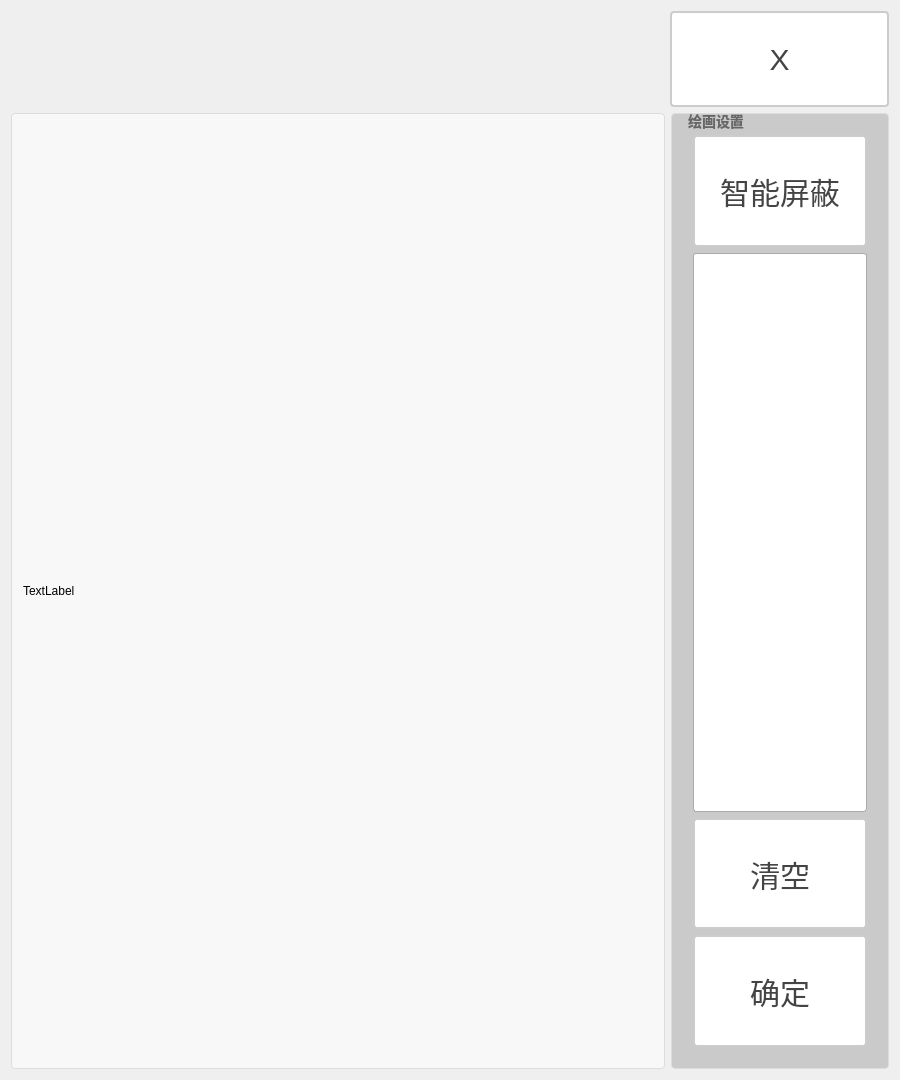
<?xml version="1.0" encoding="UTF-8"?>
<ui version="4.0">
 <class>PicturesPainterVersionDunDaiClass</class>
 <widget class="QDialog" name="PicturesPainterVersionDunDaiClass">
  <property name="geometry">
   <rect>
    <x>0</x>
    <y>0</y>
    <width>900</width>
    <height>1080</height>
   </rect>
  </property>
  <property name="windowTitle">
   <string>PicturesPainterVersionDunDai</string>
  </property>
  <layout class="QGridLayout" name="gridLayout_2">
   <item row="0" column="0">
    <layout class="QVBoxLayout" name="verticalLayout_2" stretch="1,10">
     <item>
      <layout class="QHBoxLayout" name="horizontalLayout_2" stretch="3,1">
       <item>
        <spacer name="horizontalSpacer">
         <property name="orientation">
          <enum>Qt::Orientation::Horizontal</enum>
         </property>
         <property name="sizeHint" stdset="0">
          <size>
           <width>40</width>
           <height>20</height>
          </size>
         </property>
        </spacer>
       </item>
       <item>
        <widget class="QPushButton" name="btn_close">
         <property name="sizePolicy">
          <sizepolicy hsizetype="Minimum" vsizetype="Minimum">
           <horstretch>0</horstretch>
           <verstretch>0</verstretch>
          </sizepolicy>
         </property>
         <property name="styleSheet">
          <string notr="true">QPushButton {
    padding: 6px 14px;
    border: 2px solid #CCC;
    border-radius: 4px;
    background-color: white;
    color: #444;
    font-size: 30px; 
}

QPushButton:hover {
    border-color: #999;
    background-color: #F5F5F5;
}

QPushButton:pressed {
    border-color: #777;
    background-color: #EEE;
}</string>
         </property>
         <property name="text">
          <string>X</string>
         </property>
        </widget>
       </item>
      </layout>
     </item>
     <item>
      <layout class="QHBoxLayout" name="horizontalLayout" stretch="3,1">
       <item>
        <widget class="QGroupBox" name="groupBox_3">
         <property name="styleSheet">
          <string notr="true">QGroupBox {
    border: 1px solid #DDD;
    border-radius: 4px;
    font: bold 14px;
    color: #666;
    background-color: #F8F8F8;
}

QGroupBox::title {
    subcontrol-origin: margin;
    subcontrol-position: top left;
    left: 10px;
    padding: 0 5px;
}</string>
         </property>
         <property name="title">
          <string/>
         </property>
         <layout class="QGridLayout" name="gridLayout_3">
          <item row="0" column="0">
           <widget class="DrawLabel" name="label_imgDisplay">
            <property name="sizePolicy">
             <sizepolicy hsizetype="Preferred" vsizetype="Preferred">
              <horstretch>0</horstretch>
              <verstretch>0</verstretch>
             </sizepolicy>
            </property>
            <property name="text">
             <string>TextLabel</string>
            </property>
           </widget>
          </item>
         </layout>
        </widget>
       </item>
       <item>
        <widget class="QGroupBox" name="groupBox_2">
         <property name="sizePolicy">
          <sizepolicy hsizetype="Preferred" vsizetype="Preferred">
           <horstretch>0</horstretch>
           <verstretch>0</verstretch>
          </sizepolicy>
         </property>
         <property name="styleSheet">
          <string notr="true">QGroupBox {
    border: 1px solid #DDD;
    border-radius: 4px;
    font: bold 14px;
    color: #666;
    background-color: rgb(202, 202, 202);
    padding: 10px; 
}

QGroupBox::title {
    subcontrol-origin: margin;
    subcontrol-position: top left;
    left: 10px;
    padding: 0 5px;
}</string>
         </property>
         <property name="title">
          <string>绘画设置</string>
         </property>
         <layout class="QGridLayout" name="gridLayout">
          <item row="0" column="0">
           <layout class="QVBoxLayout" name="verticalLayout" stretch="1,5,1,1">
            <item>
             <widget class="QPushButton" name="btn_zhinengpingbi">
              <property name="sizePolicy">
               <sizepolicy hsizetype="Minimum" vsizetype="Minimum">
                <horstretch>0</horstretch>
                <verstretch>0</verstretch>
               </sizepolicy>
              </property>
              <property name="styleSheet">
               <string notr="true">QPushButton {
    padding: 6px 14px;
    border: 2px solid #CCC;
    border-radius: 4px;
    background-color: white;
    color: #444;
    font-size: 30px; 
}

QPushButton:hover {
    border-color: #999;
    background-color: #F5F5F5;
}

QPushButton:pressed {
    border-color: #777;
    background-color: #EEE;
}</string>
              </property>
              <property name="text">
               <string>智能屏蔽</string>
              </property>
             </widget>
            </item>
            <item>
             <widget class="QListView" name="listView">
              <property name="styleSheet">
               <string notr="true">/* 基础列表视图 */
QListView {
    border: 1px solid #AAAAAA;
    border-radius: 3px;
    background: #FFFFFF;
    color: #444444;
    font-size: 20px;
    outline: 0; 
    padding: 2px;
}

/* 列表项通用样式 */
QListView::item {
    height: 28px;
    padding: 4px 8px;
    border-radius: 2px;
    margin: 1px 2px;
}

/* 悬停效果 */
QListView::item:hover {
    background: #F8F8F8;
    border: 1px solid #888888;
}

/* 选中状态 */
QListView::item:selected {
    background: #666666;
    color: #FFFFFF;
    border: 1px solid #555555;
}

/* 焦点状态 */
QListView::item:selected:active {
    background: qlineargradient(
        x1:0, y1:0, x2:0, y2:1,
        stop:0 #666666, 
        stop:1 #555555
    );
}

/* 禁用状态 */
QListView:disabled {
    border-color: #DDDDDD;
    color: #AAAAAA;
}

QListView::item:disabled {
    background: #F5F5F5;
    color: #AAAAAA;
}

/* 紧凑型变体 */
QListView.compact {
    font-size: 13px;
}

QListView.compact::item {
    height: 24px;
    padding: 2px 6px;
}

/* 滚动条样式 */
QScrollBar:vertical {
    width: 10px;
    background: #FFFFFF;
}

QScrollBar::handle:vertical {
    background: #CCCCCC;
    border-radius: 4px;
    min-height: 20px;
}

QScrollBar::handle:vertical:hover {
    background: #AAAAAA;
}

QScrollBar::add-line:vertical, 
QScrollBar::sub-line:vertical {
    height: 0px;
}

/* 强调型变体 */
QListView.emphasized::item:selected {
    background: #4A4A4A;
    border-color: #3A3A3A;
}

/* 交替行颜色 */
QListView::item:alternate {
    background: #FAFAFA;
}

/* 角部处理 */
QScrollBar #qt_scrollarea_corner {
    background: #FFFFFF;
}</string>
              </property>
             </widget>
            </item>
            <item>
             <widget class="QPushButton" name="btn_clear">
              <property name="sizePolicy">
               <sizepolicy hsizetype="Minimum" vsizetype="Minimum">
                <horstretch>0</horstretch>
                <verstretch>0</verstretch>
               </sizepolicy>
              </property>
              <property name="styleSheet">
               <string notr="true">QPushButton {
    padding: 6px 14px;
    border: 2px solid #CCC;
    border-radius: 4px;
    background-color: white;
    color: #444;
    font-size: 30px; 
}

QPushButton:hover {
    border-color: #999;
    background-color: #F5F5F5;
}

QPushButton:pressed {
    border-color: #777;
    background-color: #EEE;
}</string>
              </property>
              <property name="text">
               <string>清空</string>
              </property>
             </widget>
            </item>
            <item>
             <widget class="QPushButton" name="pbtn_ok">
              <property name="sizePolicy">
               <sizepolicy hsizetype="Minimum" vsizetype="Minimum">
                <horstretch>0</horstretch>
                <verstretch>0</verstretch>
               </sizepolicy>
              </property>
              <property name="styleSheet">
               <string notr="true">QPushButton {
    padding: 6px 14px;
    border: 2px solid #CCC;
    border-radius: 4px;
    background-color: white;
    color: #444;
    font-size: 30px; 
}

QPushButton:hover {
    border-color: #999;
    background-color: #F5F5F5;
}

QPushButton:pressed {
    border-color: #777;
    background-color: #EEE;
}</string>
              </property>
              <property name="text">
               <string>确定</string>
              </property>
             </widget>
            </item>
           </layout>
          </item>
         </layout>
        </widget>
       </item>
      </layout>
     </item>
    </layout>
   </item>
  </layout>
 </widget>
 <layoutdefault spacing="6" margin="11"/>
 <customwidgets>
  <customwidget>
   <class>DrawLabel</class>
   <extends>QLabel</extends>
   <header>PicturesPainter.h</header>
  </customwidget>
 </customwidgets>
 <resources/>
 <connections/>
</ui>
